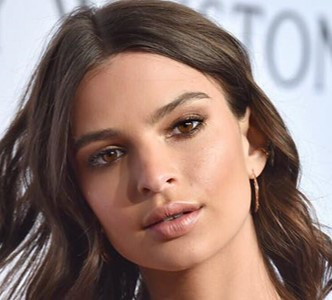
#> input picture 이미지 다루기 및 데이터셋 구축/DAY47-22_12_08_image preprocessing & OpenCV/face.png, 332 x 300 px
$ python face.py
#> lines starting #> are read from the running program, lines starting #| are printed output that depends on the picture; after the words box and inside, x2 and y2 are one past the last pixel; in counts of white or black regions, pixels touching at a corner belong together; long printed decimals are rounded
import cv2
import numpy as np

# Creating face_cascade and eye_cascade objects
# 얼굴과 눈을 잡는 cascade 각각 생성
face_casacade = cv2.CascadeClassifier('./haarcascade_frontalface_default.xml')
eye_casacade = cv2.CascadeClassifier('./haarcascade_eye.xml')

###############################

# 이미지 불러오기
img = cv2.imread('./face.png')
#> img is the input picture: shape (300, 332, 3); mean B, G, R 113.2, 120.1, 143.5
# print(img.shape) # 이미지 크기를 체크
# cv2.imshow('image show', img)
# cv2.waitKey(0)

###############################

# 이미지를 그레이 스케일로 변환
gray = cv2.cvtColor(img, cv2.COLOR_BGR2GRAY)
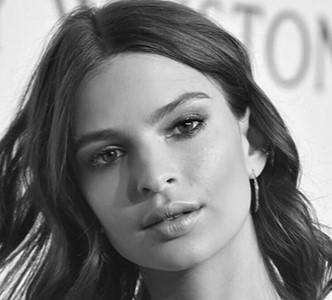
#> gray: shape (300, 332); min 4, max 254, mean 126.3
faces = face_casacade.detectMultiScale(gray, 1.1, 4) # 받는 인자갯수 / x, y ,w, h가 나오게 하려면 4개
#> faces = [[45, 52, 219, 219]]

###############################

# 얼굴 이미지에 그릴 직사각형 정의 및 드로잉
for (x,y,w,h) in faces:
    cv2.rectangle(img, (x,y), (x+w,y+h), (255,255,0), 2) # 좌표값(w,h값을 더해 직사각형 그릴 좌표얻음. 쉽게는 드래그 생각), 색상, 굵기
#> this loop made 1 pass
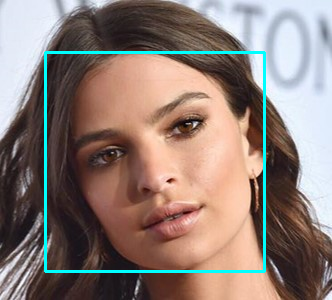
#> img: shape (300, 332, 3); 2.63% of pixels changed, all inside (x1, y1, x2, y2) = (44, 51, 266, 273)
cv2.imshow('face', img)
cv2.waitKey(0)

###############################

# 직사각형 안 2개의 관심 영역 생성 (눈)
roi_gray = gray[y:y+h, x:x+w]
roi_color = img[y:y+h, x:x+w]

#################################

# 두 눈 변수 생성
eyes = eye_casacade.detectMultiScale(roi_gray, 1.1, 4) # roi_gray로 전체 이미지가 아닌 얼굴 이미지를 주면 됨. 바운딩박스안에있는 얼굴에만 gray_scale 줌
#> eyes = [[41, 82, 45, 45], [112, 48, 52, 52]]
# cv2.imshow('face', roi_gray) # 잘린 영역 확인
# cv2.imshow('face', roi_color) # 위와 동일
# print(eyes) # 양 쪽 눈에 대한 좌표값이 나옴.

index=0 # 밑의 for문에서 양 쪽 눈에 대한 좌표 각각 저장 위해 생성.

######################################

# for문으로 양 쪽 눈 데이터 생성
for (ex, ey, ew, eh) in eyes:
    if index == 0:
        eye_1 = (ex, ey, ew, eh)
    elif index ==1:
        eye_2 = (ex, ey, ew, eh)
    cv2.rectangle(roi_color, (ex,ey), (ex+ew, ey+eh), (255,50,0), 2)
    index = index + 1
#> this loop made 2 passes
#> (ex, ey, ew, eh, index) on passes 1 to 2: (41, 82, 45, 45, 1), (112, 48, 52, 52, 2)
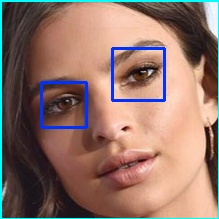
#> roi_color: shape (219, 219, 3); mean B, G, R 104.7, 114.8, 144.1
#> after the loop, index = 2
# cv2.imshow('face', img)
# cv2.waitKey(0)

########################################

# 왼쪽, 오른쪽 눈 지정
if eye_1[0] < eye_2[0]:
    left_eye = eye_1
#> left_eye = (41, 82, 45, 45)
    right_eye = eye_2
#> right_eye = (112, 48, 52, 52)
else:
    left_eye = eye_2
    right_eye = eye_1

#########################################

# 직사각형 중심점 좌표 계산
# 중심점 구하는 것을 dectation 쪽에서는 굉장히 많이 쓰인다고 한다!

left_eye_center = (int(left_eye[0] + (left_eye[2] / 2)), int(left_eye[1] + (left_eye[3] / 2)))
#> left_eye_center = (63, 104)
# print(left_eye_center)
left_eye_x = left_eye_center[0]
#> left_eye_x = 63
left_eye_y = left_eye_center[1]
#> left_eye_y = 104

right_eye_center = (int(right_eye[0] + (right_eye[2] / 2)), int(right_eye[1] + (right_eye[3] / 2)))
#> right_eye_center = (138, 74)
# print(right_eye_center)
right_eye_x = right_eye_center[0]
#> right_eye_x = 138
right_eye_y = right_eye_center[1]
#> right_eye_y = 74


#########################################

# 두 눈의 중심선 사이에 선 긋기
cv2.circle(roi_color, left_eye_center, 5, (255, 0, 0), -1)
#> roi_color: shape (219, 219, 3); 0.17% of pixels changed, all inside (x1, y1, x2, y2) = (58, 99, 69, 110)
cv2.circle(roi_color, right_eye_center, 5, (255, 0, 0), -1)
#> roi_color: shape (219, 219, 3); mean B, G, R 105.4, 114.7, 143.9
cv2.line(roi_color, right_eye_center, left_eye_center, (0,200,200), 1)
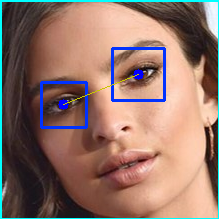
#> roi_color: shape (219, 219, 3); mean B, G, R 105.2, 114.9, 144
# cv2.imshow('face', img)
# cv2.waitKey(0)

###########################################

# 이미지 회전을 위한 수평선과 두 눈 중심점 연결하는 선 사이 각도 계산
if left_eye_y > right_eye_y:
    A = (right_eye_x, left_eye_y)
#> A = (138, 104)
    direction = -1     # -1은 시계 방향으로 회전
else:
    A = (left_eye_x, right_eye_y)
    direction = 1
cv2.circle(roi_color, A, 5, (255,0,0), -1)
#> roi_color: shape (219, 219, 3); 0.17% of pixels changed, all inside (x1, y1, x2, y2) = (133, 99, 144, 110)
# cv2.imshow('face', img)
# cv2.waitKey(0)
cv2.line(roi_color, right_eye_center, left_eye_center, (0,200,200), 1) # 선긋기
cv2.line(roi_color, left_eye_center, A, (0,200,200), 1) # 선긋기
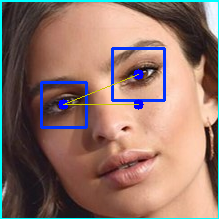
#> roi_color: shape (219, 219, 3); mean B, G, R 105.2, 114.7, 143.8
cv2.line(roi_color, right_eye_center, A, (0,200,200), 1) # 선긋기
#> roi_color: shape (219, 219, 3); 0.06% of pixels changed, all inside (x1, y1, x2, y2) = (138, 75, 139, 104)
# cv2.imshow('face', img)
# cv2.waitKey(0)
##########################################

#각도 단위는 라디안이라는 것에 유의!
# np.arctan = 함수 단위는 라디안 단위
# 라디안 단위 -> 각도 : (Theta * 180) / np.pi

delta_x = right_eye_x - left_eye_x
#> delta_x = 75
delta_y = right_eye_y - left_eye_y
#> delta_y = -30
angle = np.arctan(delta_y/delta_x)
#> angle = -0.381
angle = (angle * 180) / np.pi
#> angle = -21.8
print(angle)
#| -21.801
# 결과 -> -21.80140948635181 각도

h, w = img.shape[:2]
#> h = 300; w = 332

center = (w // 2, h // 2)
#> center = (166, 150)
M = cv2.getRotationMatrix2D(center, (angle), 1.0)
#> M = [[0.928, -0.371, 67.58], [0.371, 0.928, -50.92]]
rotated = cv2.warpAffine(img, M, (w,h))
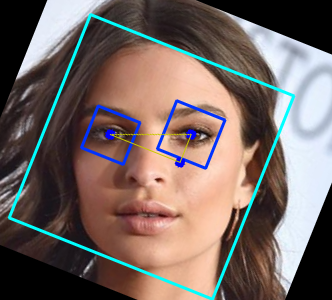
#> rotated: shape (300, 332, 3); mean B, G, R 99.5, 103.9, 117.9
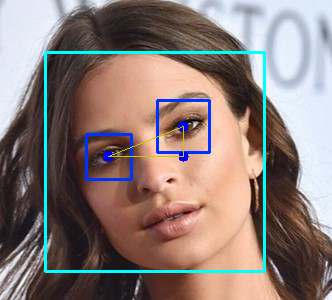
#> img: shape (300, 332, 3); 1.53% of pixels changed, all inside (x1, y1, x2, y2) = (85, 99, 211, 181)


cv2.imshow('face', rotated)
cv2.waitKey(0)
